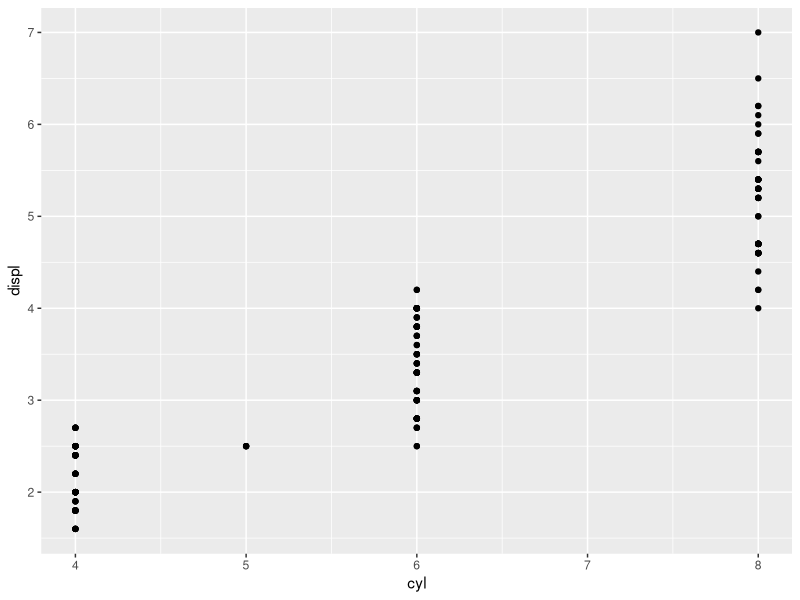
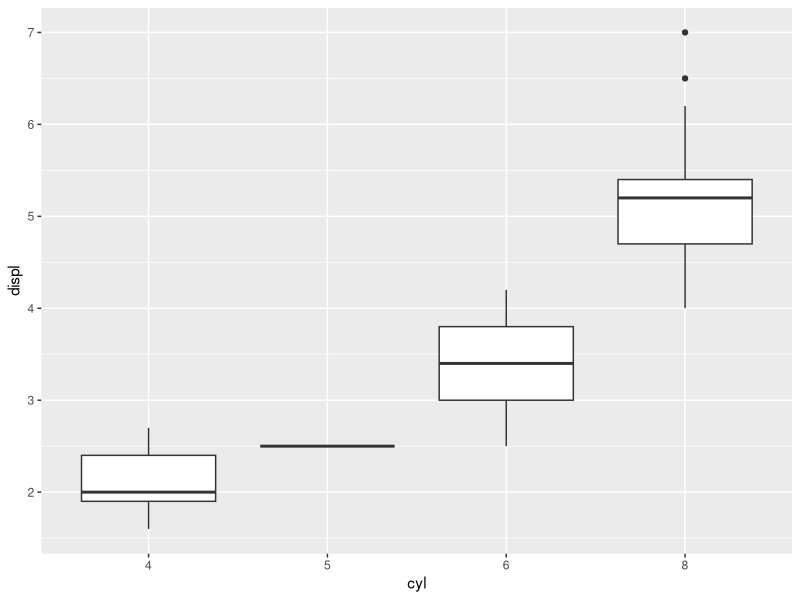
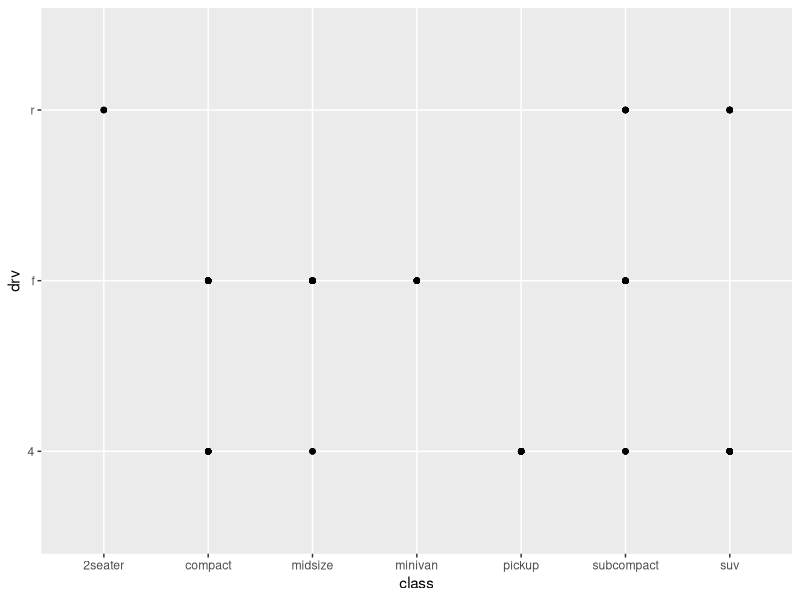
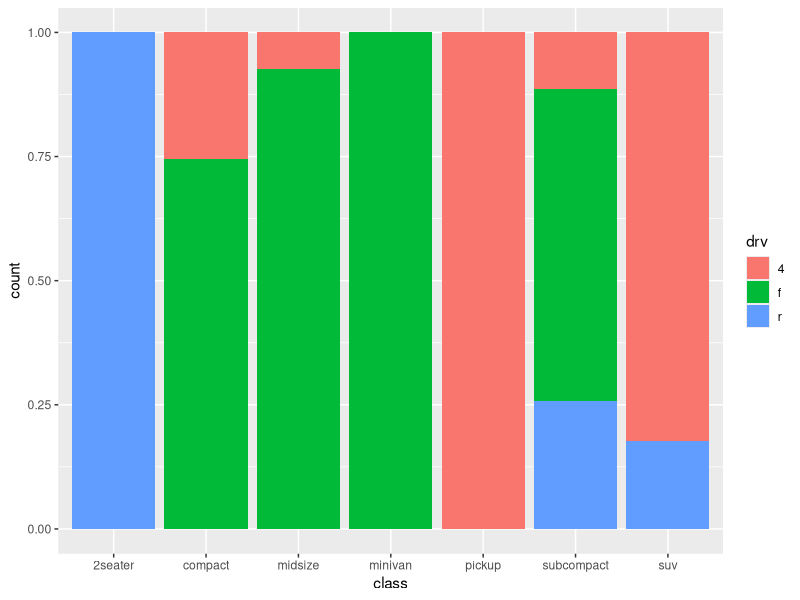
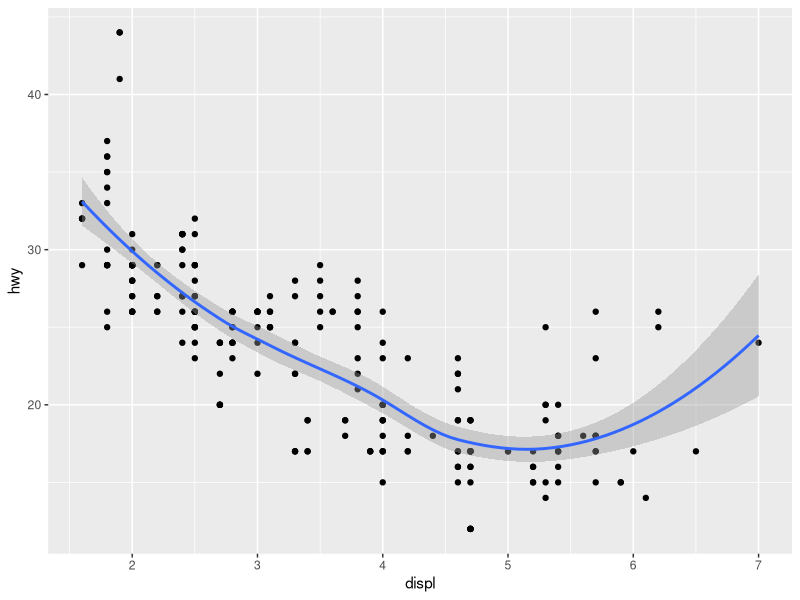
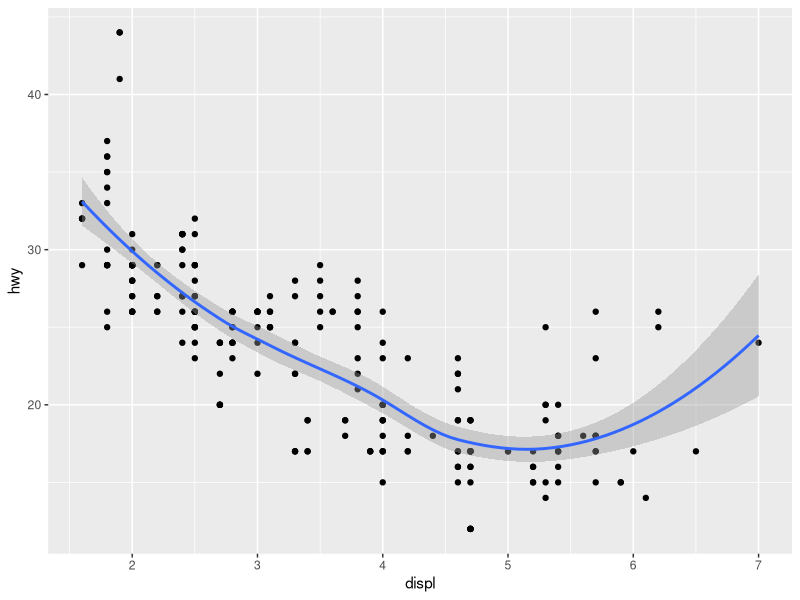

Here is the R script that generated these plots, in order:
# Richard Potter
# Data Visualization R4DS Homework Assignment
# Professor Boichuk
# 3 April 2018


# Opening Information -----------------------------------------------------
library(tidyverse) #Loading Tudyverse
library(ggplot2) #Loading GGPlot

# Question 1 --------------------------------------------------------------
View(ggplot2::mpg)
# This results in a tibble, demonstrating the data without any visualizations.
# The data are sorted alphabetically by manufacturer, then model, then 
# displacement.
  
# Question 2 --------------------------------------------------------------

mpg %>% 
  ggplot() +
  geom_point(aes(cyl, displ))

mpg %>% 
  mutate(cyl = as.factor(cyl)) %>% 
  ggplot() +
  geom_boxplot(aes(cyl, displ))

# Question 3 --------------------------------------------------------------
mpg %>% 
  ggplot() +
  geom_point(aes(class, drv))
# This plot is not useful as it plots two categorical variables against each
# other, and does not show anything other than the presence of vehicles which
# fit the required intersection. We do not know anything about the information
# contained in the points, such as frequency.

mpg %>% 
  ggplot() +
  geom_bar(aes(class, fill = drv), position = "fill")

# Question 4 --------------------------------------------------------------
# A line chart: geom_line
# A boxplot: geom_boxplot
# A histogram: geom_histogram
# An area chart: geom_area

# Question 5 --------------------------------------------------------------
ggplot(data = mpg, mapping = aes(x = displ, y = hwy)) +
geom_point() +
geom_smooth()
                                          
ggplot() +
geom_point(data = mpg, mapping = aes(x = displ, y = hwy)) +
geom_smooth(data = mpg, mapping = aes(x = displ, y = hwy))

# These two graphs will have the same result. In the first, the variables are
# considered as part of the master options, as they are part of the ggplot
# option, and are then inherited by the geometry. Only because the exact same
# options are later placed under the geometries, and they are the exact same,
# then we can have them be the same plot.